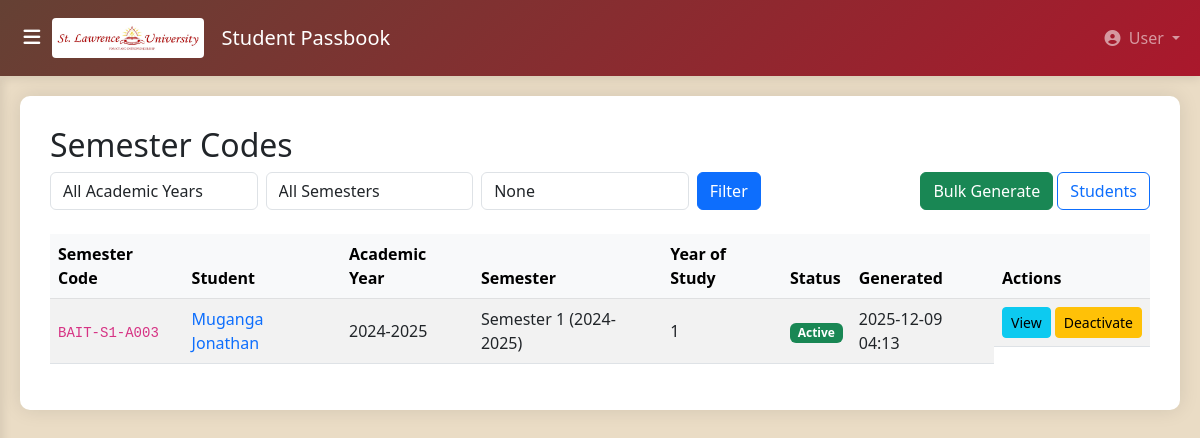
The app's page /passbook/access-numbers/ with its own data.
### pass_book/models.py (models this page shows, shortened)
class AccessNumber(models.Model):
    access_number = models.CharField(max_length=20, unique=True, primary_key=True)
    student = models.ForeignKey(
        Student,
        on_delete=models.CASCADE,
        related_name='access_numbers'
    )
    academic_year = models.ForeignKey('AcademicYear', on_delete=models.CASCADE)
    semester = models.ForeignKey('Semester', on_delete=models.CASCADE)
    year_of_study = models.IntegerField(validators=[MinValueValidator(1), MaxValueValidator(5)])
    generated_date = models.DateTimeField(auto_now_add=True)
    is_active = models.BooleanField(default=True)
    class Meta:
        unique_together = ['student', 'academic_year', 'semester']
        ordering = ['-generated_date']

class Student(models.Model):
    SESSION_CHOICES = [
        ('D', 'Day'),
        ('E', 'Evening'),
        ('W', 'Weekend'),
    ]
    id = models.UUIDField(primary_key=True, default=uuid.uuid4, editable=False)
    student_photo = models.ImageField(
        upload_to='student_photos/',
        blank=True,
        null=True,
        help_text="Upload a clear face photo of the student"
    )
    parent_guardian_photo = models.ImageField(
        upload_to='parent_photos/',
        blank=True,
        null=True,
        help_text="Upload a clear face photo of the parent or guardian"
    )
    name = models.CharField(max_length=200)
    program = models.ForeignKey(
        'Program',
        on_delete=models.PROTECT,
        related_name='students'
    )
    nationality = models.CharField(max_length=100)
    student_contact = models.CharField(max_length=20)
    parent_guardian_name = models.CharField(max_length=200, blank=True, null=True)
    parent_guardian_contact = models.CharField(max_length=20, blank=True, null=True)
    parent_guardian_signature = models.ImageField(upload_to='parent_signatures/', blank=True, null=True)
    signature = models.ImageField(upload_to='signatures/', blank=True, null=True)
    serial_number = models.CharField(max_length=50, blank=True, null=True)
    admission_year = models.PositiveIntegerField(help_text="Year of admission (e.g., 2024)")
    session = models.CharField(max_length=1, choices=SESSION_CHOICES, help_text="Study session")
    expected_graduation_year = models.IntegerField(blank=True, null=True)
    manual_received = models.BooleanField(default=False)
    manual_received_date = models.DateField(blank=True, null=True)
    registration_number = models.CharField(
        max_length=50,
        unique=True,
        help_text="Manual registration number (e.g., 909/24D/U/A001)"
    )
    program_code = models.CharField(max_length=10, blank=True, help_text="Copied from Program.code")
    student_number = models.CharField(max_length=10, blank=True, help_text="Sequential code like AA01")
    static_access_number = models.CharField(
        max_length=15,
        unique=True,
        blank=True,
        help_text="Format: COURSE-XXXX (e.g., BAGC-AA01)"
    )
    created_at = models.DateTimeField(auto_now_add=True)
    updated_at = models.DateTimeField(auto_now=True)
    user = models.OneToOneField(
        settings.AUTH_USER_MODEL,
        on_delete=models.CASCADE,
        related_name='student_profile',
        null=True,
        blank=True,
        help_text="Linked user account for this student"
    )
    class Meta:
        ordering = ['student_number']

class AcademicYear(models.Model):
    year_label = models.CharField(max_length=20, unique=True, help_text="e.g., 2023-2024")
    start_date = models.DateField()
    end_date = models.DateField()
    is_active = models.BooleanField(default=False)
    class Meta:
        ordering = ['-start_date']
    def __str__(self):
        return self.year_label

class Semester(models.Model):
    SEMESTER_CHOICES = [
        (1, 'Semester One'),
        (2, 'Semester Two'),
        (3, 'Semester Three'),
        (4, 'Semester Four'),
        (5, 'Semester Five'),
        (6, 'Semester Six'),
        (7, 'Semester Seven'),
        (8, 'Semester Eight'),
    ]
    number = models.IntegerField(choices=SEMESTER_CHOICES, validators=[MinValueValidator(1), MaxValueValidator(8)])
    academic_year = models.ForeignKey(AcademicYear, on_delete=models.CASCADE)
    start_date = models.DateField()
    end_date = models.DateField()
    is_active = models.BooleanField(default=False)
    class Meta:
        unique_together = ['number', 'academic_year']  # Prevent duplicate semester numbers in same year
        ordering = ['academic_year', 'number']
    def __str__(self):
        return f"Semester {self.number} ({self.academic_year.year_label})"

### pass_book/views.py (the view)
# urls.py: path('access-numbers/', views.access_number_list, name='list'),
def access_number_list(request):
    access_numbers = AccessNumber.objects.select_related(
        'student', 'academic_year', 'semester'
    ).order_by('-generated_date')
    academic_year_id = request.GET.get('academic_year')
    semester_id = request.GET.get('semester')
    program_code = request.GET.get('program')
    if academic_year_id:
        access_numbers = access_numbers.filter(academic_year_id=academic_year_id)
    if semester_id:
        access_numbers = access_numbers.filter(semester_id=semester_id)
    if program_code:
        access_numbers = access_numbers.filter(student__program__code=program_code)
    context = {
        'access_numbers': access_numbers,
        'academic_years': AcademicYear.objects.all(),
        'semesters': Semester.objects.all(),
        'selected_academic_year': academic_year_id,
        'selected_semester': semester_id,
        'selected_program': program_code,
    }
    return render(request, 'student_registration/access_number_list.html', context)

### templates/student_registration/access_number_list.html (shortened to what this page needs)
{% extends 'student_registration/base.html' %}
{% block content %}
<h2>Semester Codes</h2>
<div class="d-flex justify-content-between align-items-center mb-4">
    <form method="get" class="row gx-2 flex-grow-1">
        <div class="col-md-3">
            <select name="academic_year" class="form-control">
                <option value="">All Academic Years</option>
            </select>
        </div>
        <div class="col-md-3">
            <select name="semester" class="form-control">
                <option value="">All Semesters</option>
            </select>
        </div>
        <div class="col-md-3">
            <input type="text" name="program" class="form-control" placeholder="Program Code" value="{{ selected_program }}">
        </div>
        <div class="col-md-3">
            <button type="submit" class="btn btn-primary">Filter</button>
        </div>
    </form>
    <div class="ms-3">
        <a href="{% url 'pass_book:bulk_generate' %}" class="btn btn-success">Bulk Generate</a>
        <a href="{% url 'pass_book:list' %}" class="btn btn-outline-primary">Students</a>
    </div>
</div>
<table class="table table-striped table-hover align-middle">
    <thead class="table-light">
        <tr>
            <th>Semester Code</th>
            <th>Student</th>
            <th>Academic Year</th>
            <th>Semester</th>
            <th>Year of Study</th>
            <th>Status</th>
            <th>Generated</th>
            <th>Actions</th>
        </tr>
    </thead>
    <tbody>
        {% for an in access_numbers %}
        <tr>
            <td><code>{{ an.access_number }}</code></td>
            <td>
                <a href="{% url 'pass_book:detail' an.access_number %}" class="text-decoration-none">
                    {{ an.student.name }}
                </a>
            </td>
            <td>{{ an.academic_year }}</td>
            <td>{{ an.semester }}</td>
            <td>{{ an.year_of_study }}</td>
            <td>
                {% if an.is_active %}
                <span class="badge bg-success">Active</span>
                {% else %}
                <span class="badge bg-secondary">Inactive</span>
                {% endif %}
            </td>
            <td>{{ an.generated_date|date:"Y-m-d H:i" }}</td>
            <td class="d-flex gap-1">
                <a href="{% url 'pass_book:detail' an.access_number %}" class="btn btn-sm btn-info">View</a>
                {% if an.is_active %}
                <a href="{% url 'pass_book:deactivate' an.access_number %}" class="btn btn-sm btn-warning">Deactivate</a>
                {% endif %}
            </td>
        </tr>
        {% endfor %}
    </tbody>
</table>
{% endblock %}

### templates/student_registration/base.html (style rules this page uses)
:root { --primary-color: #654134; --secondary-color: #aa182c; --success-color: #27ae60; --warning-color: #d5ba8c; --danger-color: #be2032; --light-bg: #eadcc5; --white: #ffffff; --sidebar-width: 250px; --navbar-height: 76px; }
body { background-color: var(--light-bg); font-family: 'Segoe UI', Tahoma, Geneva, Verdana, sans-serif; padding-top: var(--navbar-height); overflow-x: hidden; }
* { box-sizing: border-box; }
html, body { max-width: 100%; overflow-x: hidden; }

### records on screen
AccessNumber: access_number "BAIT-S1-A003", student.name "Muganga Jonathan", academic_year "2024-2025", semester "Semester 1 (2024-2025)", year_of_study "1", is_active "Active", generated_date "2025-12-09 04:13"

### other values on screen
{{ user.username|default:"User" }} "User"
